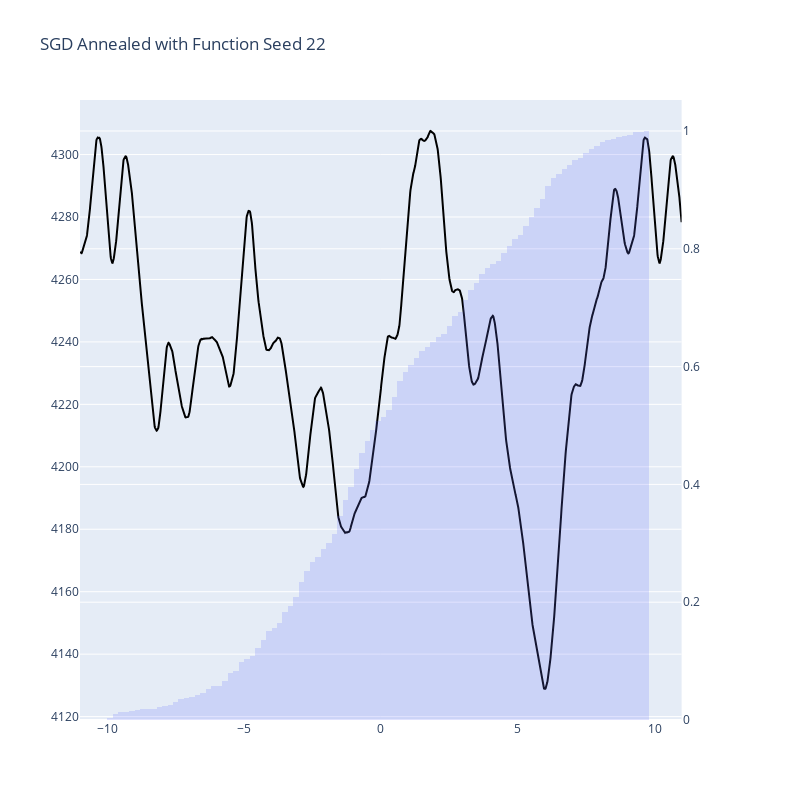

The cell this chart's notebook holds for it:
### Code cell
######################################## SGD Annealed ########################################
title = "SGD Annealed with Function Seed {}".format(seed)

def lr_annealer(opt, progress, lr):
    if progress >= 0.8:
        # opt.param_groups[0]['lr'] = lr * (1 - progress**2)
        opt.param_groups[0]['lr'] = lr * (1 - progress)
opt_params = {'lr': lr}
model_params = {'start':start, 'bounds':bounds}
final_params = []

for i in tqdm(range(n_runs)):

    # Shuffle false gives all the same results as expected
    torch.manual_seed(seed+i)
    dataloader = torch.utils.data.DataLoader(dataset=pointdata, batch_size=batchsize, shuffle=True)
    train_cdl = cyclic_loader(dataloader)
    model = of.Hodgkinson(**model_params)
    opt = torch.optim.SGD(params=model.parameters(), **opt_params)

    for j in range(max_iterations):
        batch = next(train_cdl)
        opt.zero_grad()
        loss = model(data=batch)
        loss.backward()
        opt.step()
        lr_annealer(opt, j/max_iterations, lr)

    final_param = list(model.parameters())[0].detach().clone()
    final_param = model.apply_period(final_param).numpy()  
    final_params.append(final_param)

fig2 = plot_prelim_results(bounds, res, model, pointdata, final_params, title)
fig2.show()

### Figure 1 — Plotly figure (JSON) as saved in the notebook; plotly's stock layout.template omitted (floating-point values rounded to 4 significant figures; data arrays with more than 128 entries replaced by an {"elided": "..."} marker saying what was removed)
{"data": [{"line": {"color": "black"}, "type": "scatter", "x": {"elided": "2200 float values"}, "xaxis": "x", "y": {"elided": "2200 float values"}, "yaxis": "y"}, {"alignmentgroup": "True", "bingroup": "x", "cumulative": {"enabled": true}, "histnorm": "probability", "hovertemplate": "variable=0<br>value=%{x}<br>probability=%{y}<extra></extra>", "legendgroup": "0", "marker": {"color": "#636efa", "opacity": 0.2, "pattern": {"shape": ""}}, "name": "0", "nbinsx": 120, "offsetgroup": "0", "orientation": "v", "showlegend": true, "type": "histogram", "x": {"elided": "1000 float values"}, "xaxis": "x", "yaxis": "y2"}], "layout": {"height": 800, "showlegend": false, "title": {"text": "SGD Annealed with Function Seed 22"}, "width": 800, "xaxis": {"anchor": "y", "domain": [0, 0.94]}, "yaxis": {"anchor": "x", "domain": [0, 1]}, "yaxis2": {"anchor": "x", "overlaying": "y", "side": "right"}}}
